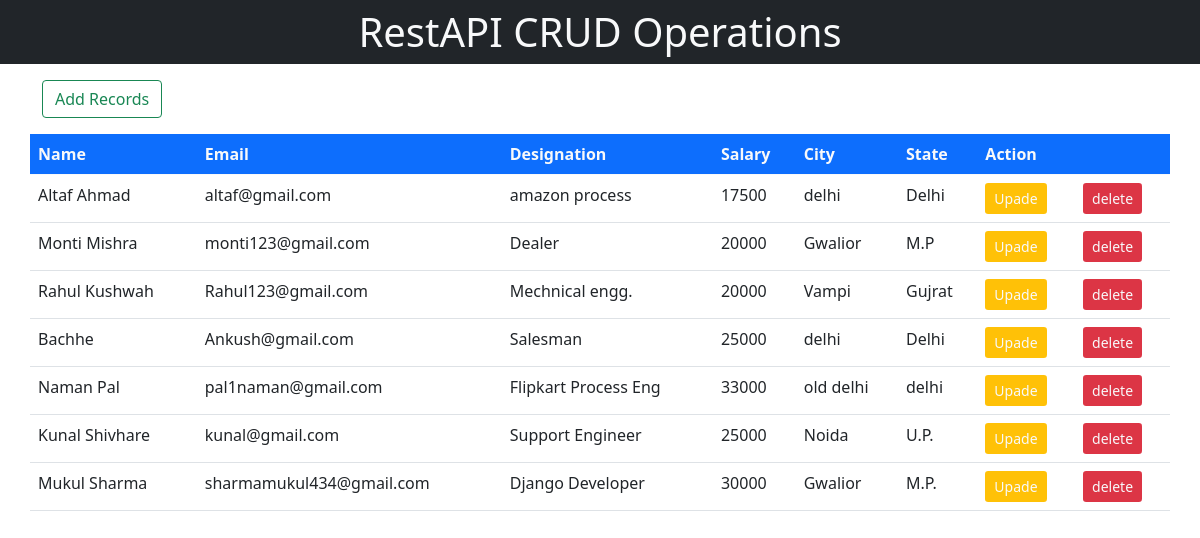
The page / on the database its author committed.
### mainApp/models.py (models this page shows)
class Employee(models.Model):
    id = models.AutoField(primary_key=True)
    name = models.CharField(max_length=20)
    email = models.EmailField(max_length=50)
    dsg = models.CharField(max_length=20)
    salary = models.IntegerField()
    city = models.CharField(max_length=20)
    state = models.CharField(max_length=20)

### mainApp/views.py (the view)
# urls.py: path('',views.home),
def home(request):
    data = Employee.objects.all()
    return render(request, "index.html",{"Data":data[::-1]})

### mainApp/templates/index.html (shortened to what this page needs)
<!DOCTYPE html>
<html lang="en">
<head>
    <link href="https://cdn.jsdelivr.net/npm/bootstrap@5.0.2/dist/css/bootstrap.min.css" rel="stylesheet"
>
</head>
<body>
    <h1 class="bg-dark text-light text-center p-2 mb-3">RestAPI CRUD Operations</h1>
    <div class="container">
        <a class="btn btn-outline-success mb-3" href="/add">Add Records</a>
        <div class="row">
            <table class="table">
                <thead class="bg-primary text-light">
                    <tr>
                        <th>Name</th>
                        <th>Email</th>
                        <th>Designation</th>
                        <th>Salary</th>
                        <th>City</th>
                        <th>State</th>
                        <th>Action</th>
                        <th></th>
                    </tr>
                </thead>
                <tbody>
                    {% for i in Data %}
                    <tr>
                        <td>{{i.name}}</td>
                        <td>{{i.email}}</td>
                        <td>{{i.dsg}}</td>
                        <td>{{i.salary}}</td>
                        <td>{{i.city}}</td>
                        <td>{{i.state}}</td>
                        <td><a class="btn btn-sm bg-warning text-light" href="/update/{{i.id}}/">Upade</a></td>
                        <td><button class="btn btn-sm bg-danger text-light" onclick="fun('{{i.id}}')">delete</button></td>
                    </tr>
                    {% endfor %}
                </tbody>
            </table>
        </div>
    </div>
</body>
</html>

### rows shown on the page
Employee: name "Altaf Ahmad", email "altaf@gmail.com", dsg "amazon process", salary "17500", city "delhi", state "Delhi"
Employee: name "Monti Mishra", email "monti123@gmail.com", dsg "Dealer", salary "20000", city "Gwalior", state "M.P"
Employee: name "Rahul Kushwah", email "Rahul123@gmail.com", dsg "Mechnical engg.", salary "20000", city "Vampi", state "Gujrat"
Employee: name "Bachhe", email "Ankush@gmail.com", dsg "Salesman", salary "25000", city "delhi", state "Delhi"
Employee: name "Naman Pal", email "pal1naman@gmail.com", dsg "Flipkart Process Eng", salary "33000", city "old delhi", state "delhi"
Employee: name "Kunal Shivhare", email "kunal@gmail.com", dsg "Support Engineer", salary "25000", city "Noida", state "U.P."
Employee: name "Mukul Sharma", email "sharmamukul434@gmail.com", dsg "Django Developer", salary "30000", city "Gwalior", state "M.P."
